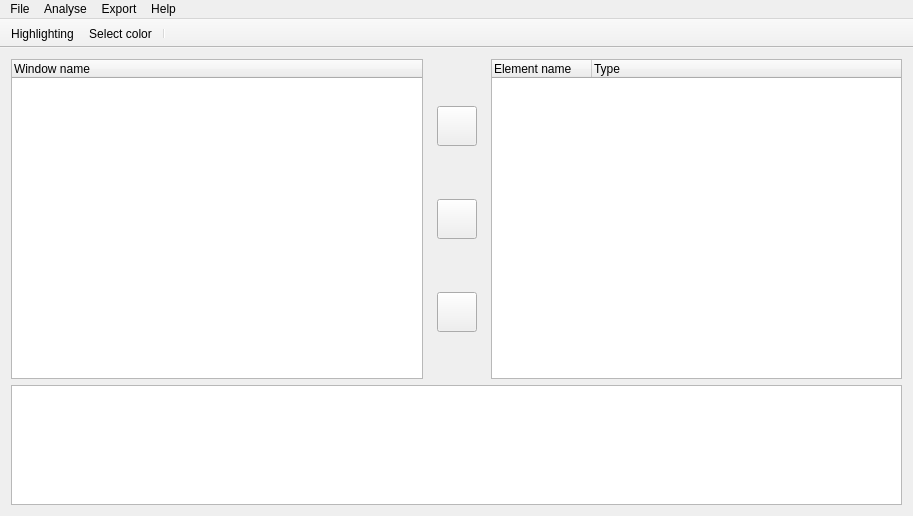
<?xml version="1.0" encoding="UTF-8"?>
<ui version="4.0">
 <class>MainWindow</class>
 <widget class="QMainWindow" name="MainWindow">
  <property name="geometry">
   <rect>
    <x>0</x>
    <y>0</y>
    <width>913</width>
    <height>516</height>
   </rect>
  </property>
  <property name="windowTitle">
   <string>GUI Extractor</string>
  </property>
  <property name="windowIcon">
   <iconset resource="resources/icons.qrc">
    <normaloff>:/icons/application.png</normaloff>:/icons/application.png</iconset>
  </property>
  <property name="accessibleName">
   <string/>
  </property>
  <widget class="QWidget" name="centralWidget">
   <layout class="QVBoxLayout" name="verticalLayout_3">
    <item>
     <layout class="QHBoxLayout" name="horizontalLayout">
      <item>
       <widget class="QTreeWidget" name="topWindows">
        <property name="indentation">
         <number>0</number>
        </property>
        <column>
         <property name="text">
          <string>Window name</string>
         </property>
        </column>
       </widget>
      </item>
      <item>
       <spacer name="verticalSpacer">
        <property name="orientation">
         <enum>Qt::Vertical</enum>
        </property>
        <property name="sizeHint" stdset="0">
         <size>
          <width>8</width>
          <height>268</height>
         </size>
        </property>
       </spacer>
      </item>
      <item>
       <layout class="QVBoxLayout" name="verticalLayout_2">
        <item>
         <widget class="QPushButton" name="buttonReload">
          <property name="minimumSize">
           <size>
            <width>40</width>
            <height>40</height>
           </size>
          </property>
          <property name="maximumSize">
           <size>
            <width>40</width>
            <height>40</height>
           </size>
          </property>
          <property name="toolTip">
           <string>Reload list of top-level windows</string>
          </property>
          <property name="icon">
           <iconset resource="resources/icons.qrc">
            <normaloff>:/icons/reload.png</normaloff>:/icons/reload.png</iconset>
          </property>
          <property name="iconSize">
           <size>
            <width>24</width>
            <height>24</height>
           </size>
          </property>
         </widget>
        </item>
        <item>
         <widget class="QPushButton" name="buttonAnalyze">
          <property name="minimumSize">
           <size>
            <width>40</width>
            <height>40</height>
           </size>
          </property>
          <property name="maximumSize">
           <size>
            <width>40</width>
            <height>40</height>
           </size>
          </property>
          <property name="toolTip">
           <string>Analyse selected window</string>
          </property>
          <property name="icon">
           <iconset resource="resources/icons.qrc">
            <normaloff>:/icons/analyse.png</normaloff>:/icons/analyse.png</iconset>
          </property>
          <property name="iconSize">
           <size>
            <width>24</width>
            <height>24</height>
           </size>
          </property>
         </widget>
        </item>
        <item>
         <widget class="QPushButton" name="buttonExport">
          <property name="minimumSize">
           <size>
            <width>40</width>
            <height>40</height>
           </size>
          </property>
          <property name="maximumSize">
           <size>
            <width>40</width>
            <height>40</height>
           </size>
          </property>
          <property name="icon">
           <iconset resource="resources/icons.qrc">
            <normaloff>:/icons/export.png</normaloff>:/icons/export.png</iconset>
          </property>
          <property name="iconSize">
           <size>
            <width>24</width>
            <height>24</height>
           </size>
          </property>
         </widget>
        </item>
       </layout>
      </item>
      <item>
       <spacer name="verticalSpacer_2">
        <property name="orientation">
         <enum>Qt::Vertical</enum>
        </property>
        <property name="sizeHint" stdset="0">
         <size>
          <width>8</width>
          <height>268</height>
         </size>
        </property>
       </spacer>
      </item>
      <item>
       <widget class="QTreeWidget" name="elementTree">
        <column>
         <property name="text">
          <string>Element name</string>
         </property>
        </column>
        <column>
         <property name="text">
          <string>Type</string>
         </property>
        </column>
       </widget>
      </item>
     </layout>
    </item>
    <item>
     <widget class="QPlainTextEdit" name="logArea">
      <property name="minimumSize">
       <size>
        <width>0</width>
        <height>50</height>
       </size>
      </property>
      <property name="maximumSize">
       <size>
        <width>16777215</width>
        <height>120</height>
       </size>
      </property>
     </widget>
    </item>
   </layout>
  </widget>
  <widget class="QToolBar" name="toolBar">
   <property name="windowTitle">
    <string>Highlighting</string>
   </property>
   <property name="movable">
    <bool>false</bool>
   </property>
   <property name="iconSize">
    <size>
     <width>24</width>
     <height>24</height>
    </size>
   </property>
   <property name="toolButtonStyle">
    <enum>Qt::ToolButtonTextUnderIcon</enum>
   </property>
   <attribute name="toolBarArea">
    <enum>TopToolBarArea</enum>
   </attribute>
   <attribute name="toolBarBreak">
    <bool>false</bool>
   </attribute>
   <addaction name="actionEnableHighlighting"/>
   <addaction name="actionSelectHighlightingColor"/>
   <addaction name="separator"/>
  </widget>
  <widget class="QMenuBar" name="menuBar">
   <property name="geometry">
    <rect>
     <x>0</x>
     <y>0</y>
     <width>913</width>
     <height>21</height>
    </rect>
   </property>
   <widget class="QMenu" name="menuApplication">
    <property name="title">
     <string>File</string>
    </property>
    <addaction name="actionQuit"/>
   </widget>
   <widget class="QMenu" name="menuExtract">
    <property name="title">
     <string>Analyse</string>
    </property>
    <addaction name="actionSelectedWindow"/>
    <addaction name="actionReloadWindowList"/>
   </widget>
   <widget class="QMenu" name="menuHelp">
    <property name="title">
     <string>Help</string>
    </property>
    <addaction name="actionAbout"/>
   </widget>
   <widget class="QMenu" name="menuExport">
    <property name="title">
     <string>Export</string>
    </property>
    <addaction name="actionExportXUL"/>
   </widget>
   <addaction name="menuApplication"/>
   <addaction name="menuExtract"/>
   <addaction name="menuExport"/>
   <addaction name="menuHelp"/>
  </widget>
  <action name="actionQuit">
   <property name="text">
    <string>Quit</string>
   </property>
   <property name="shortcut">
    <string>Ctrl+Q</string>
   </property>
  </action>
  <action name="actionSelectedWindow">
   <property name="text">
    <string>Selected window</string>
   </property>
   <property name="toolTip">
    <string>Analyse selected window</string>
   </property>
   <property name="shortcut">
    <string>Ctrl+A</string>
   </property>
  </action>
  <action name="actionAbout">
   <property name="enabled">
    <bool>false</bool>
   </property>
   <property name="text">
    <string>About</string>
   </property>
  </action>
  <action name="actionEnableHighlighting">
   <property name="checkable">
    <bool>true</bool>
   </property>
   <property name="icon">
    <iconset resource="resources/icons.qrc">
     <normaloff>:/icons/highlight.png</normaloff>:/icons/highlight.png</iconset>
   </property>
   <property name="text">
    <string>Highlighting</string>
   </property>
   <property name="toolTip">
    <string>Enable highlighting selected windows and elements</string>
   </property>
   <property name="shortcut">
    <string>Ctrl+H</string>
   </property>
  </action>
  <action name="actionSelectHighlightingColor">
   <property name="icon">
    <iconset resource="resources/icons.qrc">
     <normaloff>:/icons/color.png</normaloff>:/icons/color.png</iconset>
   </property>
   <property name="text">
    <string>Select color</string>
   </property>
   <property name="toolTip">
    <string>Color used when highlighting windows and elements</string>
   </property>
  </action>
  <action name="actionExportXUL">
   <property name="text">
    <string>Save as XUL</string>
   </property>
  </action>
  <action name="actionReloadWindowList">
   <property name="text">
    <string>Reload window list</string>
   </property>
   <property name="shortcut">
    <string>Ctrl+R</string>
   </property>
  </action>
 </widget>
 <layoutdefault spacing="6" margin="11"/>
 <resources>
  <include location="resources/icons.qrc"/>
 </resources>
 <connections/>
</ui>
